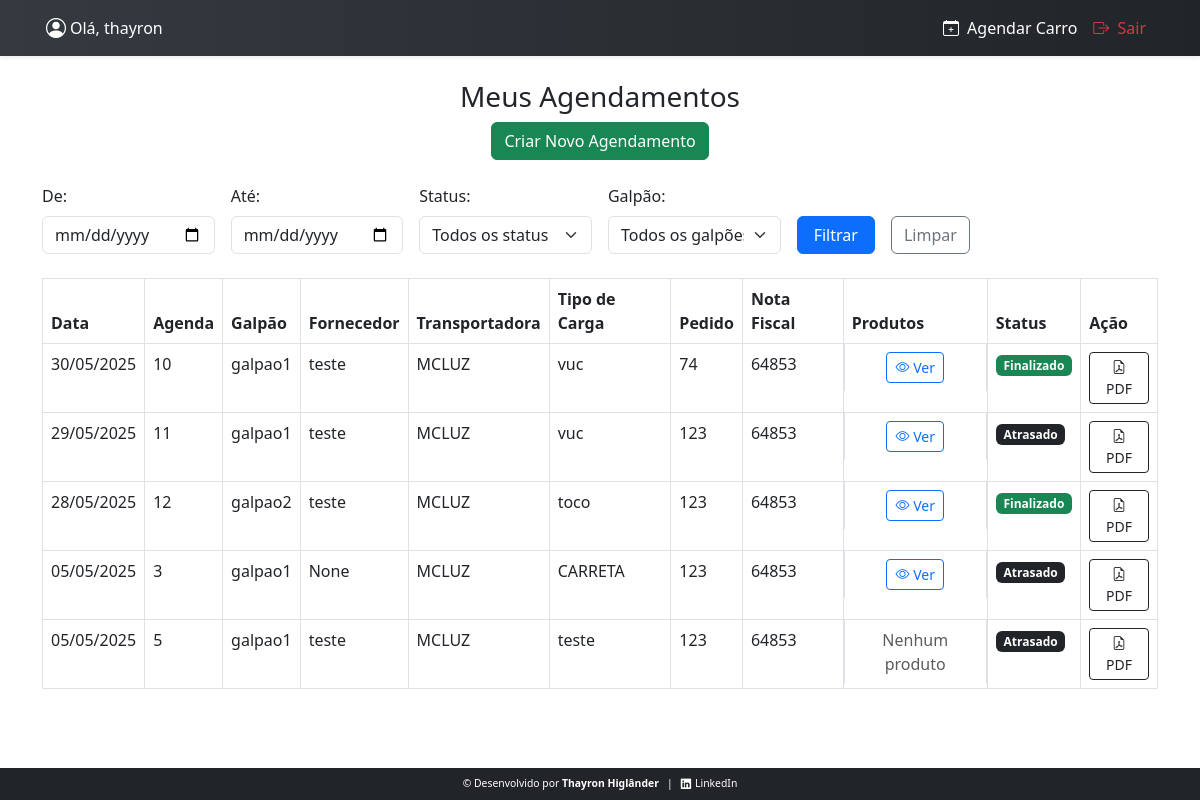
The app's page /agendamentos/ (signed in), older data.
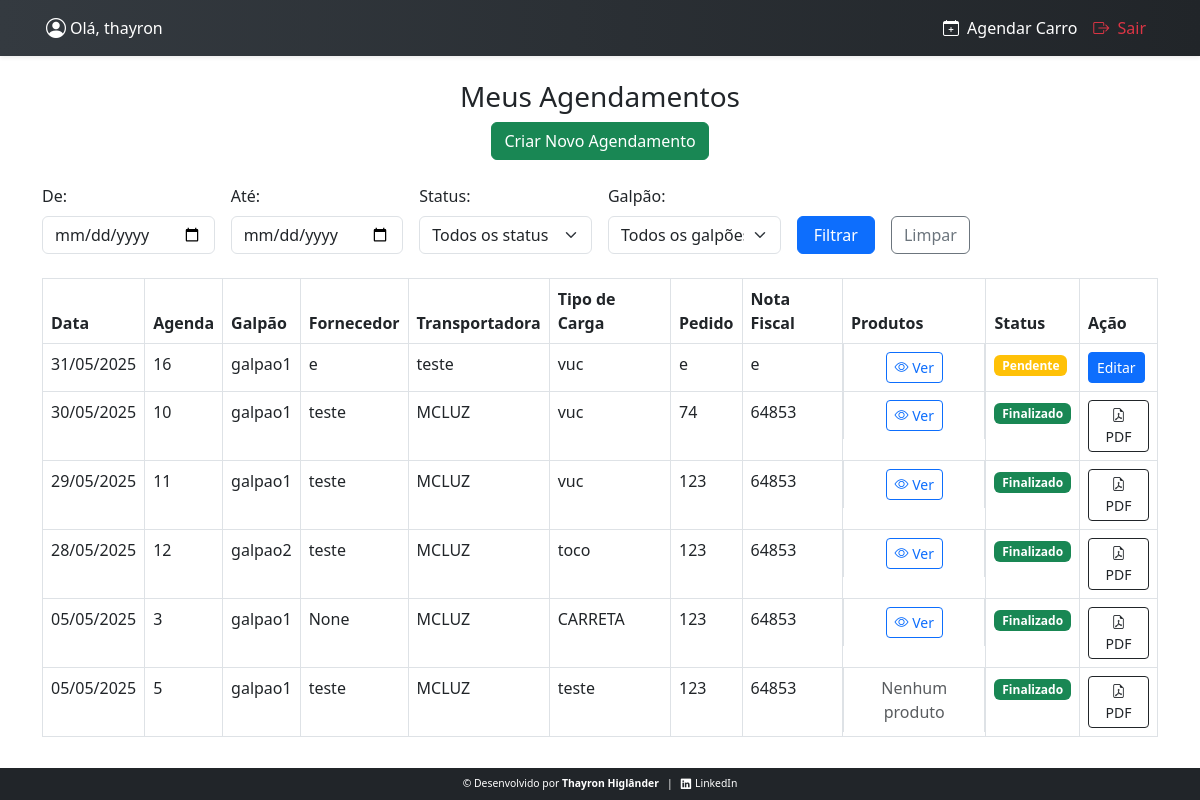
The same page, newer data.
### usuarios/models.py (models this page shows)
class CustomUser(AbstractUser):
    is_gerente = models.BooleanField(default=False)

### agendamentos/models.py (models this page shows, shortened)
class Agendamento(models.Model):
    usuario = models.ForeignKey(settings.AUTH_USER_MODEL, on_delete=models.CASCADE)
    data_hora = models.DateTimeField()
    cnpj = models.CharField(max_length=18)
    fornecedor = models.CharField(max_length=100)
    email = models.EmailField(max_length=500)
    transportadora = models.CharField(max_length=100)
    nota_fiscal = models.CharField(max_length=100)
    pedido = models.CharField(max_length=100)
    GALPAO_CHOICES = [
        ('galpao1', 'galpão1'),
        ('galpao2', 'galpão2'),
        ('galpao3', 'galpão3'),
        ('galpao4', 'galpão4'),
    ]
    galpao = models.CharField("Galpão", max_length=20,choices=GALPAO_CHOICES,)
    TIPO_CARRO_CHOICES = [
        ('vuc', 'VUC'),
        ('toco', 'Toco'),
        ('truck', 'Truck'),
        ('carreta', 'Carreta'),
    ]
    tipo_carro = models.CharField("Tipo", max_length=20,choices=TIPO_CARRO_CHOICES,)
    STATUS_CHOICES = [
        ('pendente', 'Pendente'),
        ('confirmado', 'Confirmado'),
        ('cancelado', 'Cancelado'),
        ('finalizado', 'Finalizado'),
        ('atrasado', 'Atrasado'),
    ]
    status = models.CharField(max_length=20, choices=STATUS_CHOICES, default='pendente')
    criado_em = models.DateTimeField(auto_now_add=True)
    def cubagem_total(self):
        return self.itens.aggregate(total=Sum('cubagem'))['total'] or 0

### agendamentos/views.py (the view)
# urls.py: path('agendamentos/', views.painel_user, name='painel_user'),
@login_required
def painel_user(request):
    data_inicial = request.GET.get('data_inicial')
    data_final = request.GET.get('data_final')
    status = request.GET.get('status')
    mercadoria = request.GET.get('mercadoria')
    galpao = request.GET.get('galpao')
    agendamentos = Agendamento.objects.filter(usuario=request.user)
    data_inicial = request.GET.get('data_inicial')
    data_final = request.GET.get('data_final')
    if data_inicial:
        try:
            data_inicial_date = datetime.strptime(data_inicial, '%Y-%m-%d').date()
            agendamentos = agendamentos.filter(data_hora__date__gte=data_inicial_date)
        except ValueError:
            data_inicial = ''
    if data_final:
        try:
            data_final_date = datetime.strptime(data_final, '%Y-%m-%d').date()
            agendamentos = agendamentos.filter(data_hora__date__lte=data_final_date)
        except ValueError:
            data_final = ''
    if status:
        agendamentos = agendamentos.filter(status=status)
    if mercadoria:
        agendamentos = agendamentos.filter(itens__mercadoria__icontains=mercadoria).distinct()
    if galpao:
        agendamentos = agendamentos.filter(galpao__icontains=galpao)
    agendamentos = agendamentos.order_by('-data_hora')
    paginator = Paginator(agendamentos, 10)
    page_number = request.GET.get('page')
    page_obj = paginator.get_page(page_number)
    context = {
        'page_obj': page_obj,
        'data_inicial': data_inicial,
        'data_final': data_final,
        'mercadoria': mercadoria,
        'status': status,
        'galpao': galpao,
        'status_choices': Agendamento.STATUS_CHOICES,
        'galpao_choices': Agendamento.GALPAO_CHOICES,
    }
    return render(request, 'agendamento/painel_user.html', context)

### templates/agendamento/painel_user.html (shortened to what this page needs)
{% extends 'base.html' %}
{% block content %}
<h3 class="text-center">Meus Agendamentos</h3>
<div class="text-center mb-4">
    <a href="{% url 'agendamento_criar' %}" class="btn btn-success">Criar Novo Agendamento</a>
</div>
<form method="get" class="row g-3 mb-4">
   <div class="col-6 col-md-2">
        <label for="data_inicial" class="form-label">De:</label>
        <input type="date" id="data_inicial" name="data_inicial" class="form-control"
            value="{{ data_inicial|default:'' }}">
    </div>
    <div class="col-6 col-md-2">
        <label for="data_final" class="form-label">Até:</label>
        <input type="date" id="data_final" name="data_final" class="form-control"
            value="{{ data_final|default:'' }}">
    </div>
    <div class="col-12 col-md-2">
        <label for="status" class="form-label">Status:</label>
        <select name="status" id="status" class="form-select">
            <option value="" {% if not status %}selected{% endif %}>Todos os status</option>
        </select>
    </div>
    <div class="col-12 col-md-2">
        <label for="galpao" class="form-label">Galpão:</label>
        <select name="galpao" id="galpao" class="form-select">
            <option value="" {% if not galpao %}selected{% endif %}>Todos os galpões</option>
        </select>
    </div>
    <div class="col-6 col-md-1 d-grid align-self-end">
        <button type="submit" class="btn btn-primary w-100">Filtrar</button>
    </div>
    <div class="col-6 col-md-1 d-grid align-self-end">
        <a href="{% url 'painel_user' %}" class="btn btn-outline-secondary w-100">Limpar</a>
    </div>
</form>
<table class="table table-bordered">
    <thead class="thead-dark">
        <tr>
            <th>Data</th>
            <th>Agenda</th>
            <th>Galpão</th>
            <th>Fornecedor</th>
            <th>Transportadora</th>
            <th>Tipo de Carga</th>
            <th>Pedido</th>
            <th>Nota Fiscal</th>
            <th>Produtos</th>
            <th>Status</th>
            <th>Ação</th>
        </tr>
    </thead>
    <tbody>
        {% for ag in page_obj %}
        <tr>
            <td data-label="Data">{{ ag.data_hora|date:"d/m/Y" }}</td>
            <td data-label="Agenda">{{ ag.id }}</td>
            <td data-label="Galpão">{{ ag.galpao }}</td>
            <td data-label="Fornecedor">{{ ag.fornecedor }}</td>
            <td data-label="Transportadora">{{ ag.transportadora }}</td>
            <td data-label="Tipo de Carga">{{ ag.tipo_carro }}</td>
            <td data-label="Pedido">{{ ag.pedido }}</td>
            <td data-label="Nota Fiscal">{{ ag.nota_fiscal }}</td>
            <td data-label="Produtos" class="produtos-cell text-center">
                {% if ag.itens.exists %}
                <button type="button" class="btn btn-outline-primary btn-sm btn-ver-produtos" data-bs-toggle="modal" data-bs-target="#produtosModal{{ ag.id }}">
                    <i class="bi bi-eye"></i> Ver
                </button>
                {% else %}
                <span class="text-muted">Nenhum produto</span>
                {% endif %}
            </td>
            <td data-label="Status">
                {% if ag.status == 'pendente' %}
                    <span class="badge bg-warning">Pendente</span>
                {% elif ag.status == 'confirmado' %}
                    <span class="badge bg-info">Confirmado</span>
                {% elif ag.status == 'cancelado' %}
                    <span class="badge bg-danger">Cancelado</span>
                {% elif ag.status == 'finalizado' %}
                    <span class="badge bg-success">Finalizado</span>
                {% elif ag.status == 'atrasado' %}
                        <span class="badge bg-dark">Atrasado</span>
                {% endif %}
            </td>
            <td data-label="Ação">
                {% if ag.status == 'pendente' %}
                <a href="{% url 'agendamento_editar' ag.pk %}" class="btn btn-primary btn-sm">Editar</a>
                {% else %}
                <a href="{% url 'baixar_agendamento_pdf' ag.id %}" class="btn btn-outline-dark btn-sm" target="_blank">
                    <i class="bi bi-file-earmark-pdf"></i> PDF
                </a>
                {% endif %}
            </td>
        </tr>
        {% empty %}
        <tr>
            <td colspan="10" class="text-center">Nenhum agendamento cadastrado.</td>
        </tr>
        {% endfor %}
    </tbody>
</table>
{% endblock %}

### templates/base.html (shortened to what this page needs)
{% load static %}
<!DOCTYPE html>
<html lang="pt-br">
<head>
    <link rel="stylesheet" href="{% static 'css/styles.css' %}" />
    <link
        rel="stylesheet"
        href="https://cdn.jsdelivr.net/npm/bootstrap@5.3.0/dist/css/bootstrap.min.css"
    />
    <link
        rel="stylesheet"
        href="https://cdn.jsdelivr.net/npm/bootstrap-icons@1.10.5/font/bootstrap-icons.css"
    />
</head>
<body>
<nav class="navbar navbar-expand-lg shadow-sm">
    <div class="container position-relative">
        {% if user.is_authenticated %}
            <div class="navbar-user-left d-none d-sm-flex align-items-center position-absolute start-0 ps-3" style="top: 50%; transform: translateY(-50%); z-index: 1000;">
                <i class="bi bi-person-circle fs-5 text-white me-1"></i>
                <span class="text-white">Olá, {{ request.user }}</span>
            </div>
        {% endif %}
        <div class="collapse navbar-collapse" id="navbarNav">
            <ul class="navbar-nav ms-auto align-items-center">
                {% if user.is_authenticated %}
                    <li class="nav-item">
                        <a class="nav-link" href="{% url 'agendamento_criar' %}">
                            <i class="bi bi-calendar-plus me-1"></i> Agendar Carro
                        </a>
                    </li>
                    <li class="nav-item">
                        <a class="nav-link text-danger" href="{% url 'logout' %}">
                            <i class="bi bi-box-arrow-right me-1"></i> Sair
                        </a>
                    </li>
                {% else %}
                    <li class="nav-item">
                        <a class="nav-link" href="{% url 'login' %}">
                            <i class="bi bi-box-arrow-in-right me-1"></i> Entrar
                        </a>
                    </li>
                {% endif %}
            </ul>
        </div>
    </div>
</nav>
<main class="container my-4">
    {% block content %}{% endblock %}
</main>
<footer class="fixed-bottom py-2 bg-dark text-white">
    <div class="container d-flex justify-content-center align-items-center gap-2 flex-wrap">
        <span>© Desenvolvido por <strong>Thayron Higlânder</strong></span>
        <span class="text-white">|</span>
        <a href="https://www.linkedin.com/in/thayron-higlander" target="_blank" class="text-white text-decoration-none d-flex align-items-center">
            <i class="bi bi-linkedin me-1"></i> LinkedIn
        </a>
    </div>
</footer>
</body>
</html>

### staticfiles/css/styles.css (style rules this page uses)
body { padding-bottom: 90px; background-color: #f8f9fa; }
.navbar { background: linear-gradient(to right, #343a40, #212529); min-height: 56px; position: relative; padding-top: 0.3rem; padding-bottom: 0.3rem; overflow: visible; }
.navbar-brand, .nav-link, .navbar-text { font-weight: 500; color: white !important; }
.navbar .container { display: flex; align-items: center; justify-content: space-between; padding-left: 1rem; padding-right: 1rem; position: relative; }
footer { background-color: #212529; font-size: 0.65rem; color: #f8f9fa; width: 100%; position: fixed; bottom: 0; left: 0; padding: 0.3rem 0.8rem; white-space: nowrap; overflow-x: auto; }
footer a { color: #f8f9fa; text-decoration: none; }

### templates/agendamento/painel_user.html (style rules this page uses)
html, body { height: 100%; margin: 0; padding: 0; }
.produtos-cell { display: flex; justify-content: center; align-items: center; height: 100%; position: relative; }
.produtos-cell .btn-ver-produtos { position: static; transform: none; }

Row changes from the older to the newer data that the page shows:
added Agendamento: data_hora "31/05/2025", id "16", galpao "galpao1", fornecedor "e", transportadora "teste", tipo_carro "vuc", pedido "e", nota_fiscal "e", status "Pendente"
changed Agendamento id 11: status "Atrasado" → "Finalizado"
changed Agendamento "None": status "Atrasado" → "Finalizado"
changed Agendamento id 5: status "Atrasado" → "Finalizado"
